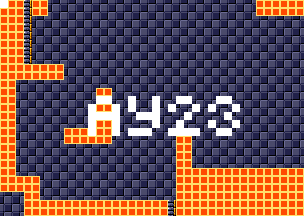

A 2D game scene composited from a Tiled map and its tileset images. What follows is a short description and the map's XML, with each tile layer's data collapsed to a summary:
An orthogonal 38x27 tile map with 8x8 px tiles, 4 tile layers (background, foreground, room numbers, Objects), 15 tilesets.

<map version="1.5" tiledversion="1.7.1" orientation="orthogonal" renderorder="right-down" width="38" height="27" tilewidth="8" tileheight="8" infinite="0" nextlayerid="11" nextobjectid="1">
 <tileset firstgid="1" source="tilesheets/tsKarniMata.tsx" />
 <tileset firstgid="1025" source="tilesheets/tsVoodooWasp.tsx" />
 <tileset firstgid="2049" source="tilesheets/tsBurial.tsx" />
 <tileset firstgid="3073" source="tilesheets/tsBlueTemple.tsx" />
 <tileset firstgid="4097" source="tilesheets/tsGoddess.tsx" />
 <tileset firstgid="5121" source="tilesheets/tsKonark.tsx" />
 <tileset firstgid="6145" name="sEnemies" tilewidth="8" tileheight="8" tilecount="1024" columns="32">
  <image source="../grapx/tilesheets/sObjects.bmp" trans="ff94ff" width="256" height="256" />
 </tileset>
 <tileset firstgid="7169" source="tilesheets/tsIceTemple.tsx" />
 <tileset firstgid="8193" source="tilesheets/tsLavaArea.tsx" />
 <tileset firstgid="9217" source="tilesheets/tsBossArea.tsx" />
 <tileset firstgid="10241" source="tilesheets/tsPegu.tsx" />
 <tileset firstgid="11265" source="tilesheets/sTiwanakuTemple.tsx" />
 <tileset firstgid="12289" source="tilesheets/sIndraTemple.tsx" />
 <tileset firstgid="13313" source="tilesheets/sTeleport.tsx" />
 <tileset firstgid="14337" source="tilesheets/sObjects.tsx" />
 <layer id="2" name="background" width="38" height="27">
  <data>[1026 cells, 1026 non-empty, 2 distinct tile ids]</data>
 </layer>
 <layer id="1" name="foreground" width="38" height="27">
  <data>[1026 cells, 266 non-empty, 2 distinct tile ids]</data>
 </layer>
 <layer id="7" name="room numbers" width="38" height="27">
  <data>[1026 cells, 43 non-empty, 1 distinct tile ids]</data>
 </layer>
 <layer id="10" name="Objects" width="38" height="27">
  <data>[1026 cells, 0 non-empty, 0 distinct tile ids]</data>
 </layer>
</map>
